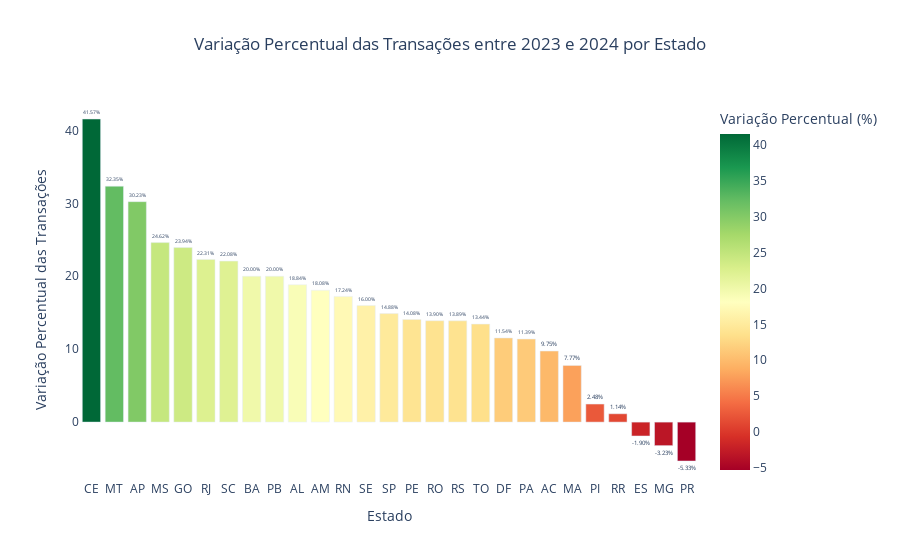

The notebook cell this image was saved under:
### Markdown cell above
# 3 - Houve um aumento ou diminuição no número de transações ao longo do tempo? Em quais estados isso é mais evidente?

* No gráfico é possível notar que as transações ao longo do tempo mantiveram-se na casa das 400 transações, para ser mais exato possui uma média de 419.40, logo ao ínicio do ano de 2025, teve uma queda 
brusca.

* Para ver quais estados isso é mais evidente iremos calcular a variação percentual. Iremos calcular o crescimento relativo ou diminuição relativa de um valor em comparação com um período anterior.

Iremos usar a formula:

$$

\text{Variação Percentual} = \left( \frac{\text{Valor de 2024} - \text{Valor de 2023}}{\text{Valor de 2023}} \right) \times 100

$$



* Foi decido usar os anos 2023 e 2024 porque possuem os meses completos em comparação a 2025, que se só possui janeiro e fevereiro. Para os cálculos ficarem mais acertiveis, ires fazer apenas com esses dois anos.

* ano de 2023 vai ser o valor de referência - ano anterior que está sendo comparado com o valor atual que no caso iremos usar o de 2024.

* A variação vai ser divida por 2023 porque dividr pela quantidade de transações de 2023 dá uma medida relativa de quanto o valor de 2024 é maior ou menor em relação a 2023. Sem essa divisão, a variação seria apenas uma diferença absoluta, sem contexto de como isso se compara com o total de 2023

* Estados com maior variação positiva indicam um **aumento** substancial nas transações.

* Estados com maior varuação negativa indicam uma **diminuição** substancial nas transações

### Code cell
transacoes_por_estado = dados.groupby(['estado', 'data']).size().reset_index(name='quantidade_transacoes')
transacoes_por_estado['ano'] = transacoes_por_estado['data'].dt.year

total_transacoes_por_estado_ano = transacoes_por_estado.groupby(['estado', 'ano'])['quantidade_transacoes'].sum().reset_index()

# Filtrando os dados para os anos de 2023 e 2024
dados_2023_2024 = total_transacoes_por_estado_ano[total_transacoes_por_estado_ano['ano'].isin([2023, 2024])]

dados_pivotados = dados_2023_2024.pivot(index='estado', columns='ano', values='quantidade_transacoes').reset_index()
dados_pivotados['diferenca_percentual'] = ((dados_pivotados[2024] - dados_pivotados[2023]) / dados_pivotados[2023]) * 100

# Ordenando os estados pela variação percentual
dados_pivotados = dados_pivotados.sort_values('diferenca_percentual', ascending=False)

fig = px.bar(dados_pivotados,
             x='estado',
             y='diferenca_percentual',
             title='Variação Percentual das Transações entre 2023 e 2024 por Estado',
             labels={'diferenca_percentual': 'Variação Percentual (%)', 'estado': 'Estado'},
             color='diferenca_percentual',
             color_continuous_scale='RdYlGn',
             text=dados_pivotados['diferenca_percentual'].round(2),  # Adiciona o texto com a variação
             category_orders={'estado': dados_pivotados['estado'].tolist()})


# Ajustando a posição dos textos
fig.update_traces(texttemplate='%{text:.2f}%', textposition='outside')

# Ajustando o layout para melhorar a visualização
fig.update_layout(
    xaxis_title='Estado',
    yaxis_title='Variação Percentual das Transações',
    title_x=0.5,
    plot_bgcolor='white',
    font=dict(size=12),
    xaxis={'categoryorder': 'total descending'}
)
fig.show()

### Figure 1 — Plotly figure (JSON) as saved in the notebook; plotly's stock layout.template omitted (floating-point values rounded to 4 significant figures)
{"data": [{"hovertemplate": "Estado=%{x}<br>Variação Percentual (%)=%{marker.color}<br>text=%{text}<extra></extra>", "legendgroup": "", "marker": {"color": [41.57, 32.35, 30.23, 24.62, 23.94, 22.31, 22.08, 20.0, 20.0, 18.84, 18.08, 17.24, 16.0, 14.88, 14.08, 13.9, 13.89, 13.44, 11.54, 11.39, 9.746, 7.772, 2.479, 1.143, -1.905, -3.226, -5.333], "coloraxis": "coloraxis", "pattern": {"shape": ""}}, "name": "", "orientation": "v", "showlegend": false, "text": [41.57, 32.35, 30.23, 24.62, 23.94, 22.31, 22.08, 20.0, 20.0, 18.84, 18.08, 17.24, 16.0, 14.88, 14.08, 13.9, 13.89, 13.44, 11.54, 11.39, 9.75, 7.77, 2.48, 1.14, -1.9, -3.23, -5.33], "textposition": "outside", "texttemplate": "%{text:.2f}%", "type": "bar", "x": ["CE", "MT", "AP", "MS", "GO", "RJ", "SC", "BA", "PB", "AL", "AM", "RN", "SE", "SP", "PE", "RO", "RS", "TO", "DF", "PA", "AC", "MA", "PI", "RR", "ES", "MG", "PR"], "xaxis": "x", "y": [41.57, 32.35, 30.23, 24.62, 23.94, 22.31, 22.08, 20.0, 20.0, 18.84, 18.08, 17.24, 16.0, 14.88, 14.08, 13.9, 13.89, 13.44, 11.54, 11.39, 9.746, 7.772, 2.479, 1.143, -1.905, -3.226, -5.333], "yaxis": "y"}], "layout": {"barmode": "relative", "coloraxis": {"colorbar": {"title": {"text": "Variação Percentual (%)"}}, "colorscale": [[0, "rgb(165,0,38)"], [0.1, "rgb(215,48,39)"], [0.2, "rgb(244,109,67)"], [0.3, "rgb(253,174,97)"], [0.4, "rgb(254,224,139)"], [0.5, "rgb(255,255,191)"], [0.6, "rgb(217,239,139)"], [0.7, "rgb(166,217,106)"], [0.8, "rgb(102,189,99)"], [0.9, "rgb(26,152,80)"], [1, "rgb(0,104,55)"]]}, "font": {"size": 12}, "legend": {"tracegroupgap": 0}, "plot_bgcolor": "white", "title": {"text": "Variação Percentual das Transações entre 2023 e 2024 por Estado", "x": 0.5}, "xaxis": {"anchor": "y", "categoryarray": ["CE", "MT", "AP", "MS", "GO", "RJ", "SC", "BA", "PB", "AL", "AM", "RN", "SE", "SP", "PE", "RO", "RS", "TO", "DF", "PA", "AC", "MA", "PI", "RR", "ES", "MG", "PR"], "categoryorder": "total descending", "domain": [0, 1], "title": {"text": "Estado"}}, "yaxis": {"anchor": "x", "domain": [0, 1], "title": {"text": "Variação Percentual das Transações"}}}}
